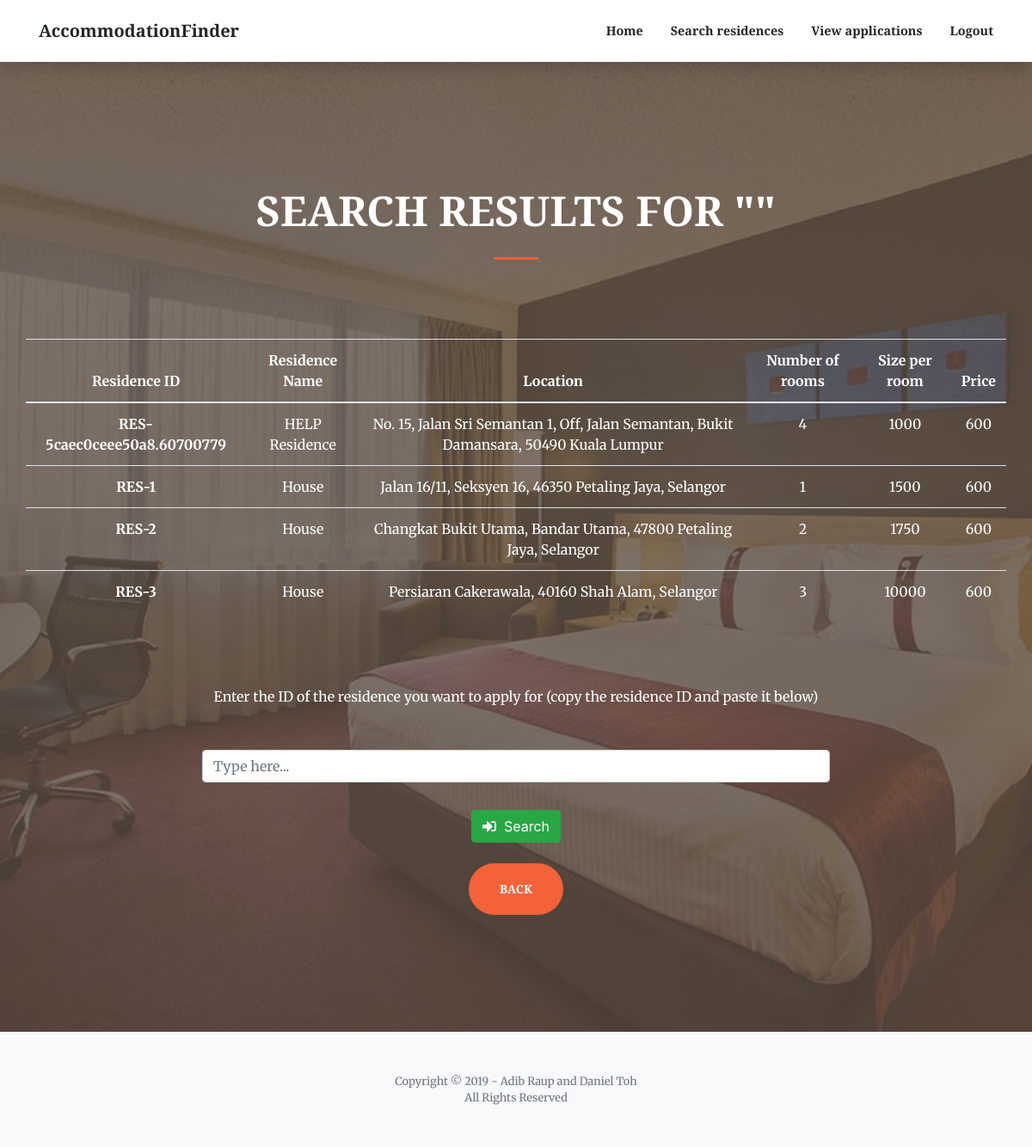
The page /accommodationList.php on the database as committed earlier.
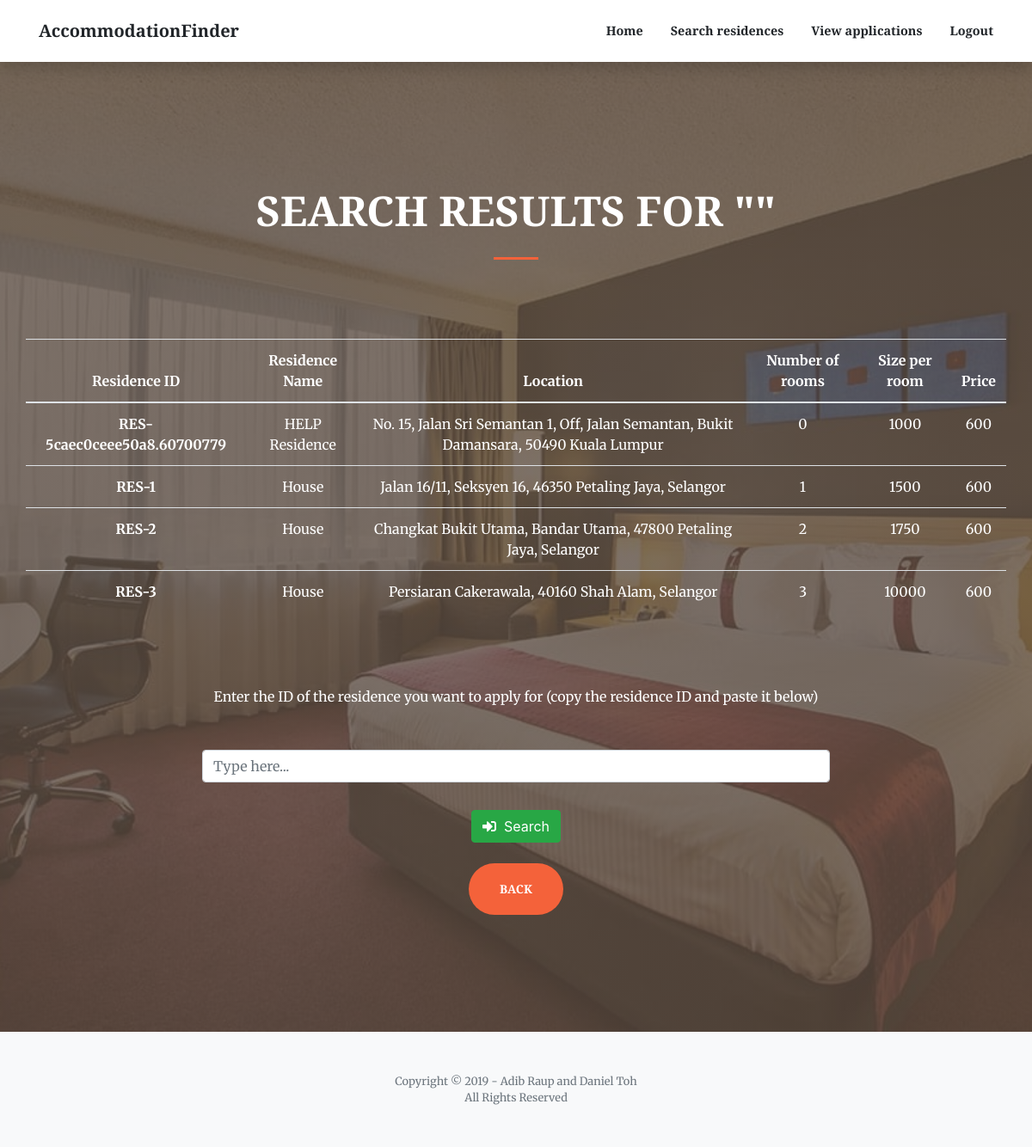
The same page on the database as committed later.
### tables this page shows
CREATE TABLE `residence` (
  `resID` varchar(100) NOT NULL,
  `resName` varchar(200) NOT NULL,
  `address` varchar(500) NOT NULL,
  `numUnits` varchar(100) NOT NULL,
  `sizePerUnit` varchar(100) NOT NULL,
  `monthlyRental` varchar(100) NOT NULL,
  `staffID` varchar(100) NOT NULL
);

### accommodationList.php (the view, shortened to what this page needs)
<!DOCTYPE html>
<html lang="en">
<head>
  <link href="vendor/fontawesome-free/css/all.min.css" rel="stylesheet" type="text/css">
  <link href="vendor/magnific-popup/magnific-popup.css" rel="stylesheet">
  <link href="css/creative3.5.min.css" rel="stylesheet">
</head>
<body id="page-top">
  <form action="bookARoom.php" method="get">
  <nav class="navbar navbar-expand-lg navbar-light fixed-top py-3" id="mainNav">
    <div class="container">
      <a class="navbar-brand js-scroll-trigger" href="index.html">AccommodationFinder</a>
      <div class="collapse navbar-collapse" id="navbarResponsive">
        <ul class="navbar-nav ml-auto my-2 my-lg-0">
          <li class="nav-item">
            <a class="nav-link js-scroll-trigger" href="applicantHome.php">Home</a>
          </li>
          <li class="nav-item">
            <a class="nav-link js-scroll-trigger" href="searchAccommodation.php">Search residences</a>
          </li>
          <li class="nav-item">
            <a class="nav-link js-scroll-trigger" href="applicantViewApplications.php">View applications</a>
          </li>
          <li class="nav-item">
            <a class="nav-link js-scroll-trigger" href="index.html">Logout</a>
          </li>
        </ul>
      </div>
    </div>
  </nav>
  <header class="masthead">
    <div class="container h-100">
      <div class="row h-100 align-items-center justify-content-center text-center">
        <div class="col-lg-10 align-self-end">
          <h1 class="text-uppercase text-white font-weight-bold"><font size="7">Search results for "<?php echo $_SESSION["resName"] ?>"</font></h1>
          <hr class="divider my-4">
        </div>
          <table class="table table-hover" border="0" width="300%">
            <thead>
              <tr>
                <th><font color="white">Residence ID</font></th>
                <th><font color="white">Residence Name</font></th>
                <th><font color="white">Location</font></th>
                <th><font color="white">Number of rooms</font></th>
                <th><font color="white">Size per room</font></th>
                <th><font color="white">Price</font></th>
              </tr>
            </thead>
            <tbody>
              <?php
                $servername = "localhost";
                $username = "root";
                $password = "";
                $conn = new mysqli($servername, $username, $password);
                $conn->select_db("accommodationfinder");
                $searchKeyword = "%".$_SESSION["resName"]."%";
                $lq = "SELECT * FROM residence WHERE resName LIKE '$searchKeyword'
                OR address LIKE '$searchKeyword' OR resID LIKE '$searchKeyword'";
                $res = $conn->query($lq);
                foreach($res as $opt){
              ?>
                <tr>
                  <th scope="row" name="resid" class="resid" id="resid"><font color="white">
                    <?php echo $opt['resID']?></font></th>
                  <td class="name"><font color="white"><?php echo $opt['resName']?></font></td>
                  <td class="location"><font color="white"><?php echo $opt['address']?></font></td>
                  <td class="norooms"><font color="white"><?php echo $opt['numUnits']?></font></td>
                  <td class="sizeroom"><font color="white"><?php echo $opt['sizePerUnit']?></font></td>
                  <td class="price"><font color="white"><?php echo $opt['monthlyRental']?></font></td>
                </tr>
              <?php }?>
            </tbody>
          </table>
          <div class="col-lg-8 align-self-baseline">
            <p class="text-white-75 font-weight-light mb-5"><font size="3" color="white"><b>Enter the ID of the
              residence you want to apply for (copy the residence ID and paste it below)</b></font></p>
            <div class="form-group has-danger">
                <div class="input-group mb-2 mr-sm-2 mb-sm-0">
                    <input type="search" name="room" class="form-control" id="room"
                    placeholder="Type here..." required autofocus ></input>
                </div>
            </div>
            <div class="row" style="padding-top: 1rem">
                <div class="col-md-3"></div>
                <div class="col-md-6">
                    <a href="bookARoom.php?id=<?php echo $option['search']; ?>"><button type="submit" class="btn btn-success">
                      <i class="fas fa-sign-in-alt"></i>&nbsp  Search</button></a>
                </div>
            </div><br>
            <a class="btn btn-primary btn-xl js-scroll-trigger" href="searchAccommodation.php">Back</a>
          </div>
      </div>
    </div>
  </header>
  <footer class="bg-light py-5">
    <div class="container">
      <div class="small text-center text-muted">Copyright &copy; 2019 - Adib Raup and Daniel Toh</div>
      <div class="small text-center text-muted">All Rights Reserved</div>
    </div>
  </footer>
</body>
</html>

Rows that differ between the two databases and show on the page:
changed residence "RES-5caec0ceee50a8.60700779": numUnits "4" → "0"
